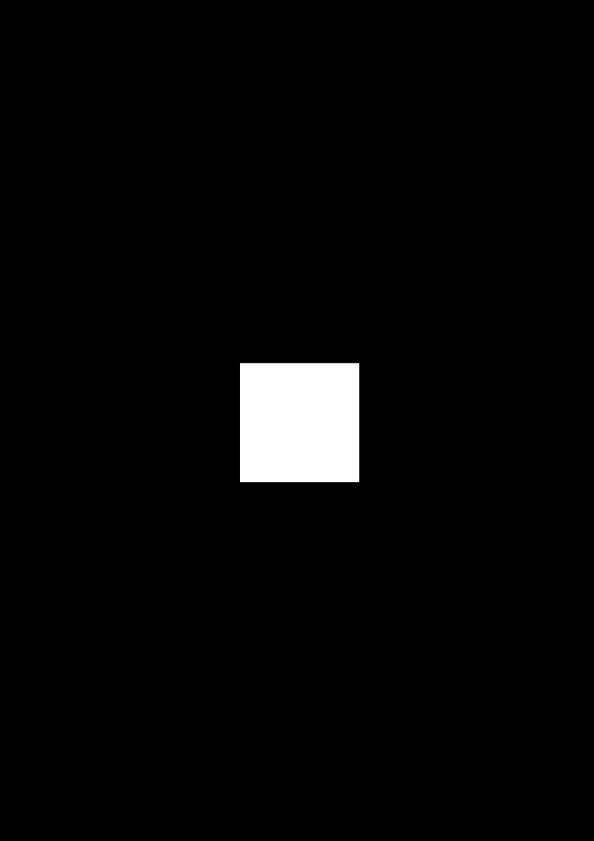
Frame 1 (no input)
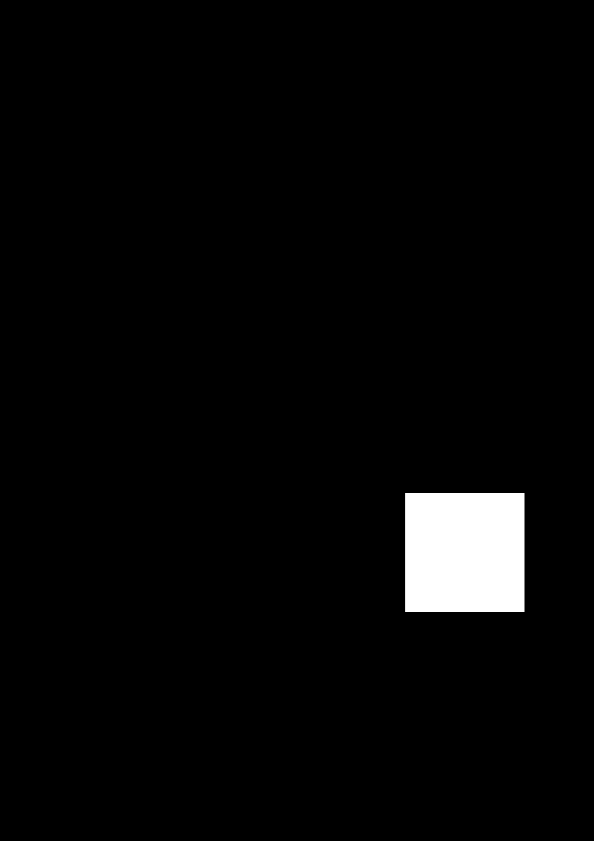
Frame 60 (no input)
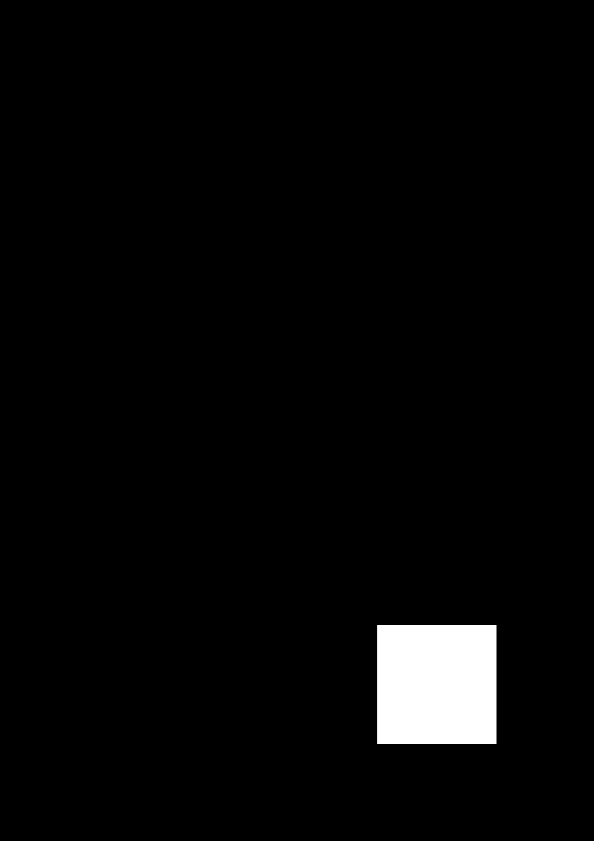
Frame 120 (the mouse pressed at the canvas centre since frame 60)

The p5.js sketch that drew these frames (run headless with seeded random() and noise() and a simulated clock; from frame 60 on, the mouse is pressed at the canvas centre):

// p5.js sketch
// ── sketch.js
var r, g, b;

var rad = 60
var xpos, ypos; // Starting position of shape

var xspeed = 2.8; // Speed of the shape
var yspeed = 2.2; // Speed of the shape

var xdirection = 1; // Left or Right
var ydirection = 1; // Top to Bottom

function setup() {
  createCanvas(594, 841);
  frameRate(60);
  rectMode(RADIUS)
  xpos = width / 2;
  ypos = height / 2;

}

function mousePressed(){
var d = dist (mouseX, mouseY, xpos, ypos)
  if (d < 100){
  r = random(255);
  g = random(255);
  b = random(255);
}
}

function draw(){
  background(0);

  xpos = xpos + xspeed * xdirection;
ypos = ypos + yspeed * ydirection;

if (xpos > width - rad || xpos < rad) {
   xdirection *= -1;
 }
 if (ypos > height - rad || ypos < rad) {
   ydirection *= -1;
 }


  fill(r, g, b, 127)
  rect(xpos, ypos, rad, rad);
}
